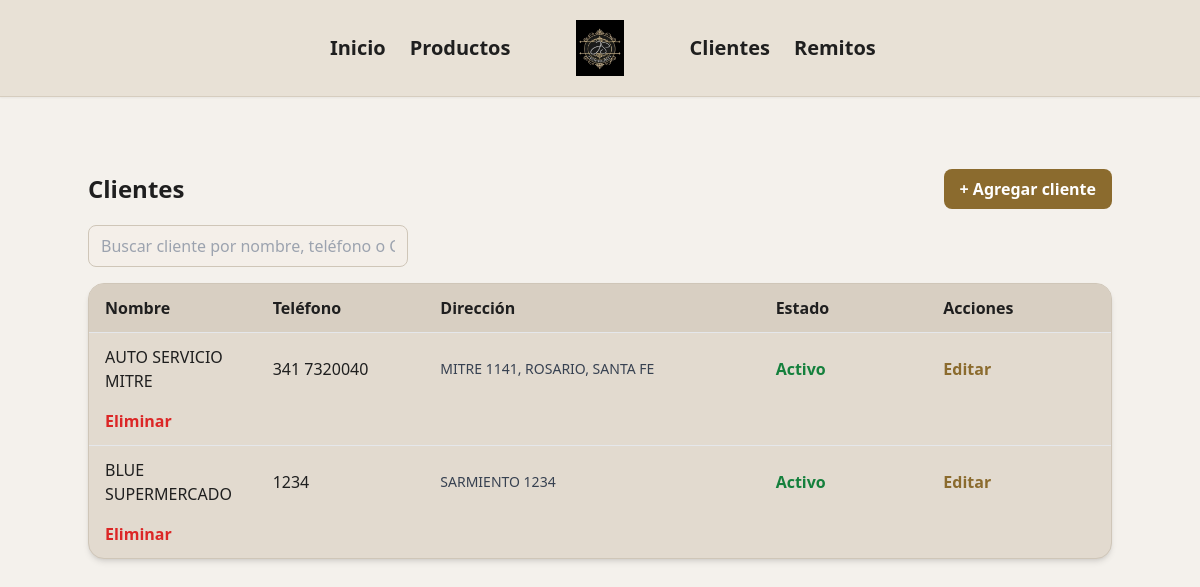
Page /clientes/ on the earlier database version.
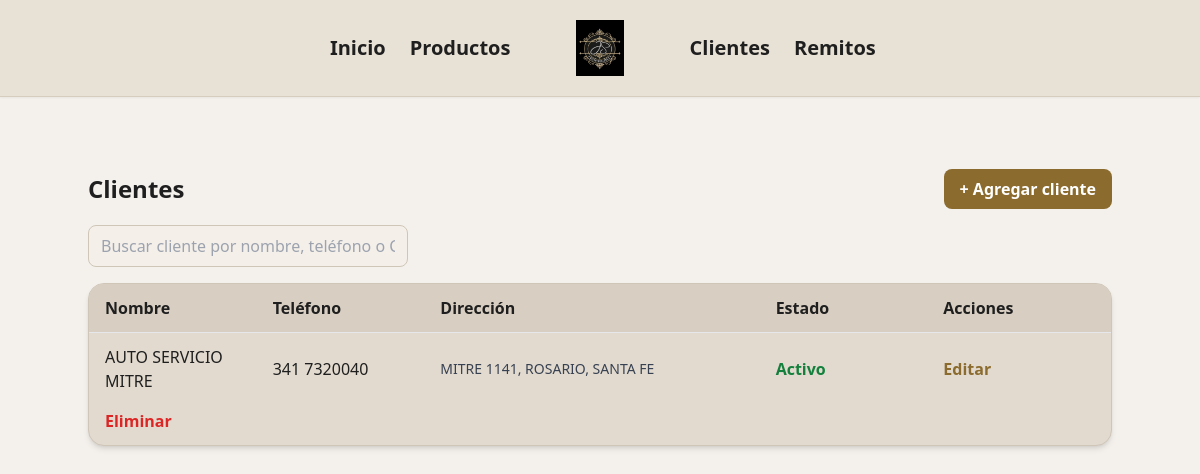
Same page on the later database version.
### jsdistribucionesapp/clientes/models.py (models this page shows)
class Cliente(db.Model):
    __tablename__ = 'clientes'
    cid = db.Column(db.Integer, primary_key=True)
    nombre = db.Column(db.String, nullable=False)
    direccion = db.Column(db.String)
    telefono = db.Column(db.String, nullable=False)
    email = db.Column(db.String)
    cuit = db.Column(db.String)
    activo = db.Column(db.Boolean, default=True)

### jsdistribucionesapp/clientes/routes.py (the view)
@clientes.route('/')
def index():
    clientes = Cliente.query.order_by(Cliente.nombre.asc()).all()
    return render_template('clientes/index.html', clientes=clientes)

### jsdistribucionesapp/clientes/templates/clientes/index.html (shortened to what this page needs)
{% extends "base.html" %}
{% block content %}
<div class="max-w-5xl mx-auto mt-6">
  <div class="flex justify-between items-center mb-4">
    <h1 class="text-2xl font-bold text-[#1F1F1F]">
      Clientes
    </h1>
    <a href="{{ url_for('clientes.agregar') }}"
       class="bg-[#8B6B2E] text-white px-4 py-2 rounded-lg
              font-semibold hover:bg-[#755824] transition">
      + Agregar cliente
    </a>
  </div>
  <div class="mb-4">
    <input
      type="text"
      id="buscador"
      placeholder="Buscar cliente por nombre, teléfono o CUIT..."
      class="w-80 px-3 py-2 rounded-lg border border-[#CFC6B8]
             bg-[#F4EFE9] text-[#1F1F1F]
             focus:outline-none focus:ring-2 focus:ring-[#8B6B2E]"
    >
  </div>
  <div class="bg-[#E2DACF] border border-[#CFC6B8]
              rounded-2xl shadow-md overflow-hidden">
    <div class="grid grid-cols-6 gap-4 px-4 py-3
                font-semibold bg-[#D8CFC2]
                border-b sticky top-0 z-10">
      <span>Nombre</span>
      <span>Teléfono</span>
      <span class="col-span-2">Dirección</span>
      <span>Estado</span>
      <span>Acciones</span>
    </div>
    <div class="max-h-[450px] overflow-y-auto divide-y">
      {% for cliente in clientes %}
      <div class="grid grid-cols-6 gap-4 items-center
                  px-4 py-3 hover:bg-[#EFE9E1] cliente-row">
        <span class="font-medium cliente-nombre">
          {{ cliente.nombre }}
        </span>
        <span>
          {{ cliente.telefono }}
        </span>
        <span class="col-span-2 text-sm text-gray-700">
          {{ cliente.direccion or "-" }}
        </span>
        {% if cliente.activo == True %}
          <span class="text-green-700 font-semibold">
            Activo
          </span>
        {% else %}
          <span class="text-red-700 font-semibold">
            Inactivo
          </span>
        {% endif %}
        <a href="{{ url_for('clientes.editar', id=cliente.cid) }}"
           class="text-[#8B6B2E] font-semibold hover:underline">
          Editar
        </a>
        <form action="{{ url_for('clientes.eliminar', id=cliente.cid) }}"
              method="post">
          <button class="text-red-600 font-semibold hover:underline">
            Eliminar
          </button>
        </form>
      </div>
      {% endfor %}
    </div>
  </div>
</div>
{% endblock %}

Differences in the rows shown:
removed Cliente: nombre "BLUE SUPERMERCADO", telefono "1234", direccion "SARMIENTO 1234", activo "Activo"
